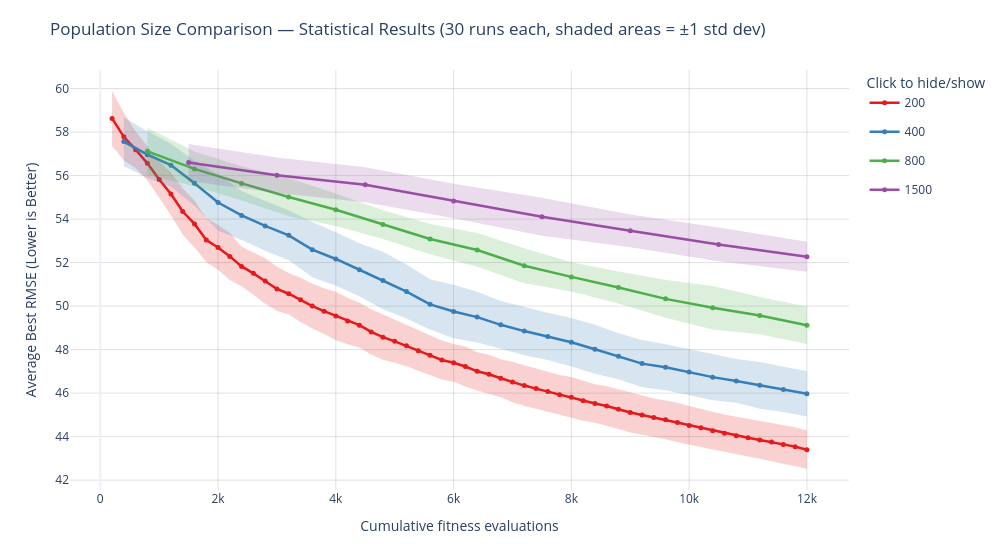

Source (notebook cell):
### Code cell
population_sizes = [
    "200",
    "400",
    "800",
    "1500"
]

plot_statistical_comparison_interactive(
    population_size_statistical_comparison,
    labels=population_sizes,
    title="Population Size Comparison — Statistical Results (30 runs each, shaded areas = ±1 std dev)",
)
